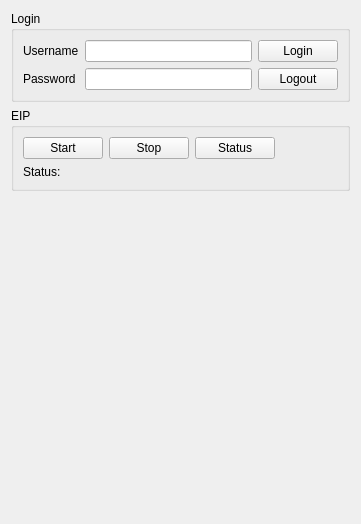
<?xml version="1.0" encoding="UTF-8"?>
<ui version="4.0">
 <class>Main</class>
 <widget class="QWidget" name="Main">
  <property name="geometry">
   <rect>
    <x>0</x>
    <y>0</y>
    <width>361</width>
    <height>524</height>
   </rect>
  </property>
  <property name="windowTitle">
   <string>Bitmask</string>
  </property>
  <layout class="QGridLayout" name="gridLayout_3">
   <item row="0" column="0">
    <widget class="QGroupBox" name="groupBox">
     <property name="title">
      <string>Login</string>
     </property>
     <layout class="QGridLayout" name="gridLayout_2">
      <item row="0" column="0">
       <widget class="QLabel" name="label">
        <property name="text">
         <string>Username</string>
        </property>
       </widget>
      </item>
      <item row="0" column="1">
       <widget class="QLineEdit" name="leUsername"/>
      </item>
      <item row="0" column="2">
       <widget class="QPushButton" name="pushButton">
        <property name="text">
         <string>Login</string>
        </property>
       </widget>
      </item>
      <item row="1" column="0">
       <widget class="QLabel" name="label_2">
        <property name="text">
         <string>Password</string>
        </property>
       </widget>
      </item>
      <item row="1" column="1">
       <widget class="QLineEdit" name="lePassword"/>
      </item>
      <item row="1" column="2">
       <widget class="QPushButton" name="pushButton_2">
        <property name="text">
         <string>Logout</string>
        </property>
       </widget>
      </item>
     </layout>
    </widget>
   </item>
   <item row="1" column="0">
    <widget class="QGroupBox" name="gbEIP">
     <property name="title">
      <string>EIP</string>
     </property>
     <layout class="QGridLayout" name="gridLayout">
      <item row="0" column="0">
       <layout class="QHBoxLayout" name="horizontalLayout">
        <item>
         <widget class="QPushButton" name="pbStart">
          <property name="text">
           <string>Start</string>
          </property>
         </widget>
        </item>
        <item>
         <widget class="QPushButton" name="pbStop">
          <property name="text">
           <string>Stop</string>
          </property>
         </widget>
        </item>
        <item>
         <widget class="QPushButton" name="pbStatus">
          <property name="text">
           <string>Status</string>
          </property>
         </widget>
        </item>
        <item>
         <spacer name="horizontalSpacer">
          <property name="orientation">
           <enum>Qt::Horizontal</enum>
          </property>
          <property name="sizeHint" stdset="0">
           <size>
            <width>40</width>
            <height>20</height>
           </size>
          </property>
         </spacer>
        </item>
       </layout>
      </item>
      <item row="1" column="0">
       <widget class="QLabel" name="lblStatus">
        <property name="text">
         <string>Status:</string>
        </property>
       </widget>
      </item>
     </layout>
    </widget>
   </item>
   <item row="2" column="0">
    <spacer name="verticalSpacer">
     <property name="orientation">
      <enum>Qt::Vertical</enum>
     </property>
     <property name="sizeHint" stdset="0">
      <size>
       <width>20</width>
       <height>309</height>
      </size>
     </property>
    </spacer>
   </item>
  </layout>
 </widget>
 <resources/>
 <connections/>
</ui>
